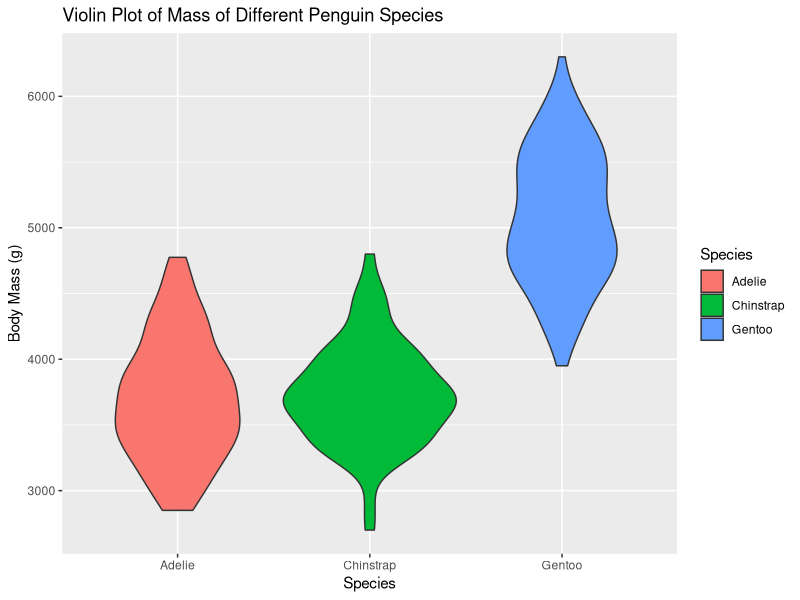

Write the R code that produced this figure.
## ---- chunk 1
knitr::opts_chunk$set(echo = TRUE)
library(tidyverse)
library(palmerpenguins)
## ---- chunk 2
ggplot(penguins, aes(x = species, y = body_mass_g)) +
  geom_violin(aes(fill = species)) + 
  theme_grey() +
  labs(title = "Violin Plot of Mass of Different Penguin Species", 
       x = "Species", 
       y = "Body Mass (g)", 
       fill = "Species")



